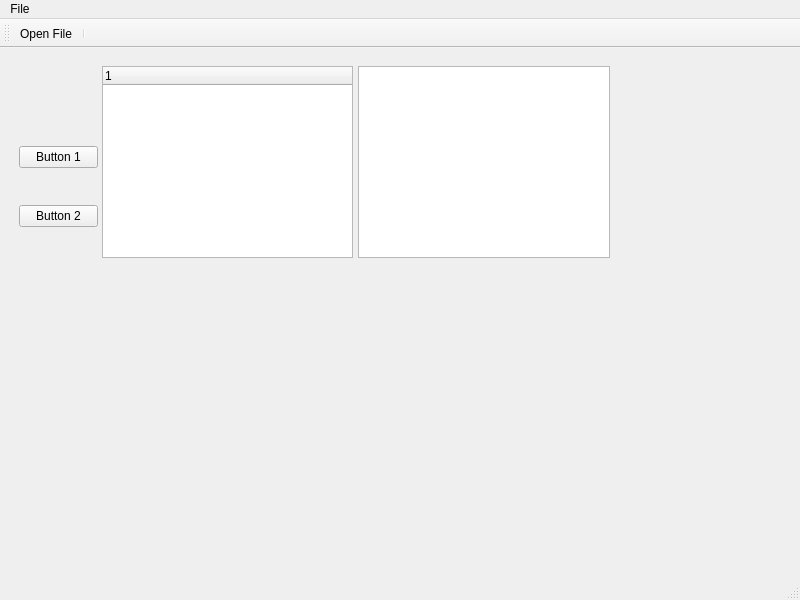
<?xml version="1.0" encoding="UTF-8"?>
<ui version="4.0">
 <class>MainWindow</class>
 <widget class="QMainWindow" name="MainWindow">
  <property name="geometry">
   <rect>
    <x>0</x>
    <y>0</y>
    <width>800</width>
    <height>600</height>
   </rect>
  </property>
  <property name="windowTitle">
   <string>MainWindow</string>
  </property>
  <widget class="QWidget" name="centralwidget">
   <layout class="QVBoxLayout" name="verticalLayout_2">
    <item>
     <widget class="QWidget" name="widget" native="true">
      <widget class="QWidget" name="buttonWidget">
       <property name="geometry">
        <rect>
         <x>10</x>
         <y>10</y>
         <width>79</width>
         <height>192</height>
        </rect>
       </property>
       <layout class="QVBoxLayout" name="verticalLayout">
        <item>
         <spacer name="horizontalSpacer">
          <property name="orientation">
           <enum>Qt::Orientation::Horizontal</enum>
          </property>
          <property name="sizeHint" stdset="0">
           <size>
            <width>78</width>
            <height>48</height>
           </size>
          </property>
         </spacer>
        </item>
        <item>
         <widget class="QPushButton" name="pushButton">
          <property name="text">
           <string>Button 1</string>
          </property>
         </widget>
        </item>
        <item>
         <widget class="QPushButton" name="pushButton_2">
          <property name="text">
           <string>Button 2</string>
          </property>
         </widget>
        </item>
       </layout>
      </widget>
      <widget class="QTreeView" name="treeView">
       <property name="geometry">
        <rect>
         <x>349</x>
         <y>9</y>
         <width>252</width>
         <height>192</height>
        </rect>
       </property>
       <property name="contextMenuPolicy">
        <enum>Qt::ContextMenuPolicy::ActionsContextMenu</enum>
       </property>
      </widget>
      <widget class="QTreeWidget" name="treeWidget">
       <property name="geometry">
        <rect>
         <x>93</x>
         <y>9</y>
         <width>251</width>
         <height>192</height>
        </rect>
       </property>
       <column>
        <property name="text">
         <string notr="true">1</string>
        </property>
       </column>
      </widget>
     </widget>
    </item>
   </layout>
  </widget>
  <widget class="QMenuBar" name="menubar">
   <property name="geometry">
    <rect>
     <x>0</x>
     <y>0</y>
     <width>800</width>
     <height>22</height>
    </rect>
   </property>
   <widget class="QMenu" name="menuFile">
    <property name="title">
     <string>File</string>
    </property>
    <addaction name="actionOpen_File"/>
   </widget>
   <addaction name="menuFile"/>
  </widget>
  <widget class="QToolBar" name="mainToolBar">
   <property name="windowTitle">
    <string>toolBar</string>
   </property>
   <attribute name="toolBarArea">
    <enum>TopToolBarArea</enum>
   </attribute>
   <attribute name="toolBarBreak">
    <bool>false</bool>
   </attribute>
   <addaction name="actionOpen_File"/>
   <addaction name="separator"/>
  </widget>
  <widget class="QStatusBar" name="statusbar"/>
  <action name="actionOpen_File">
   <property name="icon">
    <iconset resource="icons.qrc">
     <normaloff>:/Icons/icons/fileopen.png</normaloff>:/Icons/icons/fileopen.png</iconset>
   </property>
   <property name="text">
    <string>Open File</string>
   </property>
  </action>
  <action name="actionItem_Options">
   <property name="text">
    <string>Item Options</string>
   </property>
  </action>
 </widget>
 <resources>
  <include location="icons.qrc"/>
 </resources>
 <connections/>
</ui>
